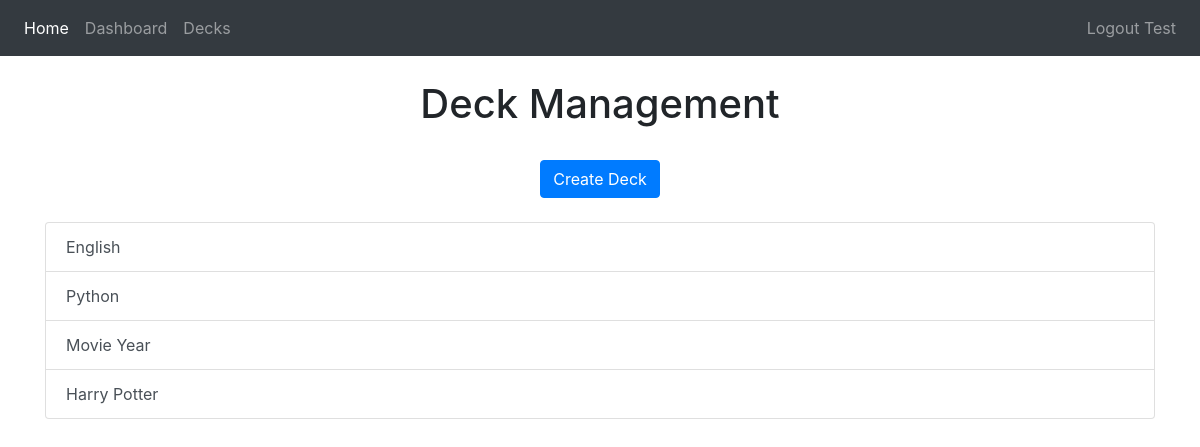
/decks (signed in), run on the app's committed database.
### flashapp/database/models.py (models this page shows)
class User(db.Model, UserMixin):
    id = db.Column(db.Integer, primary_key=True)
    email = db.Column(db.String(150), unique=True)
    password = db.Column(db.String(150))
    first_name = db.Column(db.String(150))
    decks = db.relationship('Deck')
    crt_dt = db.Column(db.DateTime(timezone=True), default=func.now())
    updt_dt = db.Column(db.DateTime(timezone=True), default=func.now())

class Deck(db.Model):
    deck_id = db.Column(db.Integer, primary_key=True)
    deck_name = db.Column(db.String(100), nullable=False)
    cards = db.relationship('Card')
    review_dt = db.Column(db.DateTime(timezone=True))
    user_id = db.Column(db.Integer, db.ForeignKey('user.id'))
    crt_dt = db.Column(db.DateTime(timezone=True), default=func.now())
    updt_dt = db.Column(db.DateTime(timezone=True), default=func.now())

### flashapp/controller.py (the view, shortened to what this page needs)
@views.route('/decks', methods=['GET', 'POST'])
@login_required
def deck_creation():
    return render_template("deck_manage.html", user=current_user)

### flashapp/app.py (called while the page is built)
def create_app():
    app = Flask(__name__)
    app.config.from_object(Config)
    db.init_app(app)
    app.app_context().push()
    app.register_blueprint(views, url_prefix='/')
    app.register_blueprint(auth, url_prefix='/')
    create_database(app)
    login_manager = LoginManager()
    login_manager.login_view = 'views.login'
    login_manager.init_app(app)
    @login_manager.user_loader
    def load_user(id):
        return User.query.get(int(id))
    return app

### flashapp/templates/deck_manage.html (shortened to what this page needs)
{% extends "base.html" %} {% block title %}Decks{% endblock %} {% block content
%}
<h1 align="center">Deck Management</h1>
<div class="text-center">
<button type="button" class="btn btn-primary" data-toggle="modal" data-target="#exampleModalCenter">
  Create Deck
</button>
</div>
<br/>
{% if user.decks|length>0 %}
    <div class="list-group">
        {% for deck in user.decks %}
          <a href="/decks/{{ deck.deck_id }}" class="list-group-item list-group-item-action">
            {{ deck.deck_name }}
          </a>
        {% endfor %}
    </div>
{% else %}
<p class="font-weight-bold font-italic text-center size">There are no decks available.</p>
{% endif %}
{% endblock %}

### flashapp/templates/base.html (shortened to what this page needs)
<!DOCTYPE html>
<html>
  <head>
    <link rel=stylesheet type=text/css href="{{ url_for('static', filename='style.css') }}"/>
    <link
      rel="stylesheet"
      href="https://stackpath.bootstrapcdn.com/bootstrap/4.4.1/css/bootstrap.min.css"
    />
    <link
      rel="stylesheet"
      href="https://stackpath.bootstrapcdn.com/font-awesome/4.7.0/css/font-awesome.min.css"
    />
  </head>
  <body>
    <nav class="navbar navbar-expand-lg navbar-dark bg-dark">
      <div class="collapse navbar-collapse" id="navbar">
        <ul class="navbar-nav mr-auto">
            <li class="nav-item active">
                <a class="nav-link" href="/">Home <span class="sr-only">(current)</span></a>
            </li>
            <li class="nav-item">
                {% if user.is_authenticated %}
                <a class="nav-link" href="/dashboard">Dashboard</a>
                {% endif %}
            </li>
            <li class="nav-item">
                {% if user.is_authenticated %}
                <a class="nav-link" href="/decks">Decks</a>
                {% endif %}
            </li>
        </ul>
          <ul class="navbar-nav">
              <li class="nav-item">
                  {% if user.is_authenticated %}
                  <a class="nav-link" id="logout" href="/logout">Logout {{ user.first_name }}</a>
                  {% endif %}
              </li>
          </ul>
      </div>
    </nav>
    <div class="container">{% block content %} {% endblock %}</div>
  </body>
</html>

### data on the page
User: first_name "Test"
Deck: deck_name "English"
Deck: deck_name "Python"
Deck: deck_name "Movie Year"
Deck: deck_name "Harry Potter"
